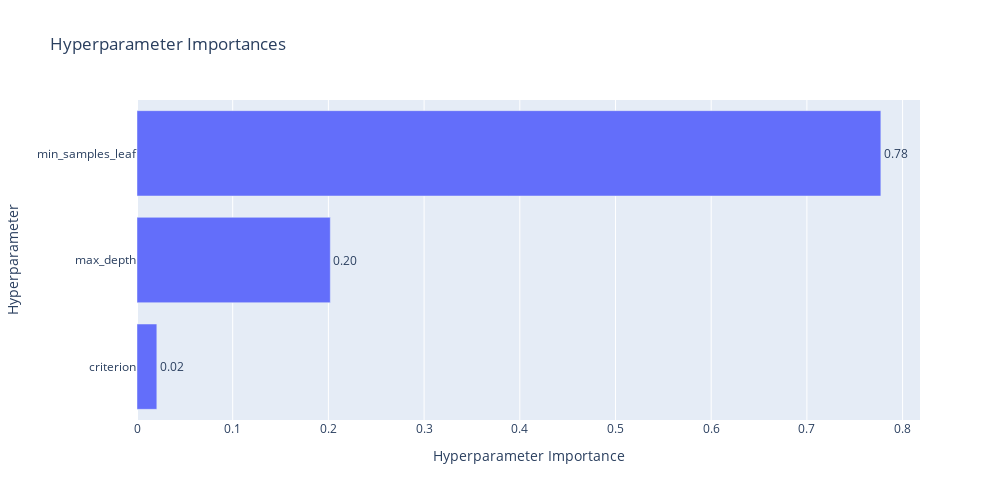

Notebook code for this chart:
### Code cell
fig = optuna.visualization.plot_param_importances(loaders["Optuna"].load_study(optuna_best_idx))
fig.update_layout(autosize=False, width=1000, height=500)

### Figure 1 — Plotly figure (JSON) as saved in the notebook; plotly's stock layout.template omitted (floating-point values rounded to 4 significant figures)
{"data": [{"cliponaxis": false, "hovertemplate": ["criterion (CategoricalDistribution): 0.020720773546091736<extra></extra>", "max_depth (IntDistribution): 0.20200765428834078<extra></extra>", "min_samples_leaf (IntDistribution): 0.7772715721655675<extra></extra>"], "name": "Objective Value", "orientation": "h", "text": ["0.02", "0.20", "0.78"], "textposition": "outside", "type": "bar", "x": [0.02072, 0.202, 0.7773], "y": ["criterion", "max_depth", "min_samples_leaf"]}], "layout": {"autosize": false, "height": 500, "title": {"text": "Hyperparameter Importances"}, "width": 1000, "xaxis": {"title": {"text": "Hyperparameter Importance"}}, "yaxis": {"title": {"text": "Hyperparameter"}}}}
